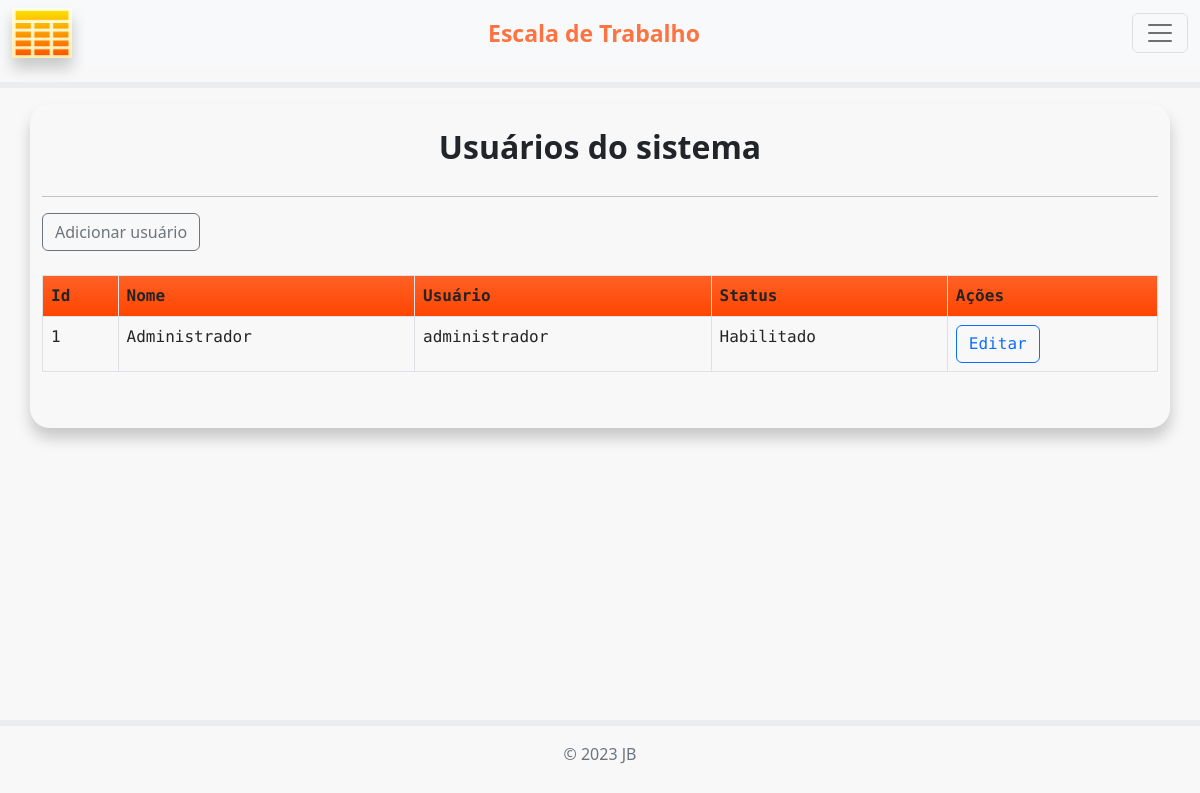
Page /lista_users (signed in) on the committed database.
### app.py (models this page shows, shortened)
class User(db.Model, UserMixin):
    __tablename__ = "Usuarios"
    id = db.Column(db.Integer, primary_key=True, autoincrement=True, nullable=False)
    name = db.Column(db.String(50), nullable=False)
    user = db.Column(db.String(20), nullable=False, unique=True)
    password = db.Column(db.String(255), nullable=False)
    status = db.Column(db.Integer, nullable=False, default=1)  # Verifica se o funcionário está habilitado

### app.py (the view)
@app.route('/lista_users')
@login_required
def lista_users():
    page = request.args.get('page', 1, type=int)
    per_page = 20
    todos_users = User.query.paginate(page=page, per_page=per_page)
    return render_template("users.html", users=todos_users)

### app.py (called while the page is built)
@login_manager.user_loader  # usado para recarregar o id do usuário autenticado
def load_user(user_id):
    return User.query.filter_by(id=user_id).first()

### templates/users.html (shortened to what this page needs)
{% extends 'index.html' %}
{% block conteudo %}
    {% if current_user.is_authenticated %}
        {% if current_user.user == 'administrador' %}
		  <div class="container" id="lista">
			<br>
			<h2>Usuários do sistema</h2>
			<hr>
			<a href="{{url_for('cria_user')}}" class="btn btn-outline-secondary">Adicionar usuário</a>
			<br><br>
			<table class="table table-bordered table">
				<thead class="table">
					<tr>
					  <th scope="col">Id</th>
					  <th scope="col">Nome</th>
					  <th scope="col">Usuário</th>
					  <th scope="col">Status</th>
					  <th scope="col">Ações</th>
					</tr>
				</thead>
				<tbody>
					{% for user in users.items %}
						<tr>
							<td>{{user.id}}</td>
							<td>{{user.name}}</td>
							<td>{{user.user}}</td>
							{% if user.status == 0 %}
								<td>Desabilitado</td>
							{% elif user.status == 1 %}
								<td>Habilitado</td>
							{% endif %}
							<td>
								<a href="{{user.id}}/atualiza_user" class="btn btn-outline-primary btn-xs">Editar</a>
							</td>
						</tr>
					{% endfor %}
				</tbody>
			  </table>
			<br>
		  </div>
        {% endif %}
    {% endif %}
{% endblock conteudo %}

### static/css/styles.css (style rules this page uses)
#page-container th, #page-container td { font-family: 'Roboto Mono', monospace; color: rgb(37, 36, 36); }
h2 { text-align: center; font-weight: 700; margin-bottom: 30px }
body { background-color: #f8f8f8; }
#lista { border-radius: 20px; box-shadow: .5px 10px 15px rgba(0, 0, 0, .2); padding-bottom: 1rem; }
#lista thead { background-color: #FF4500; }
#lista thead { background-image: var(--bs-gradient); }

### rows in the picture
User: id "1", name "Administrador", user "administrador", status "Habilitado"
